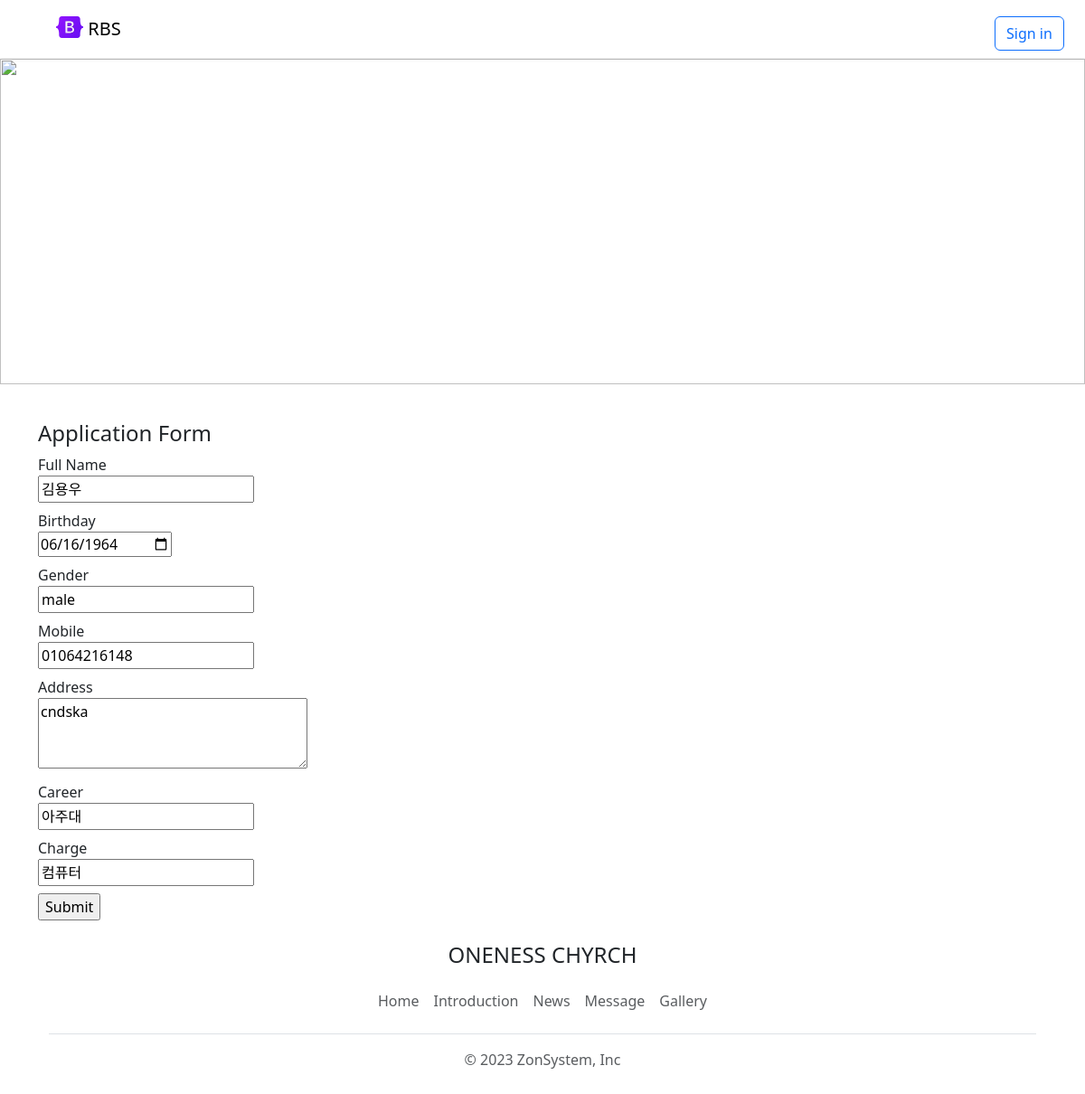
The app's page /update/김용우, older data.
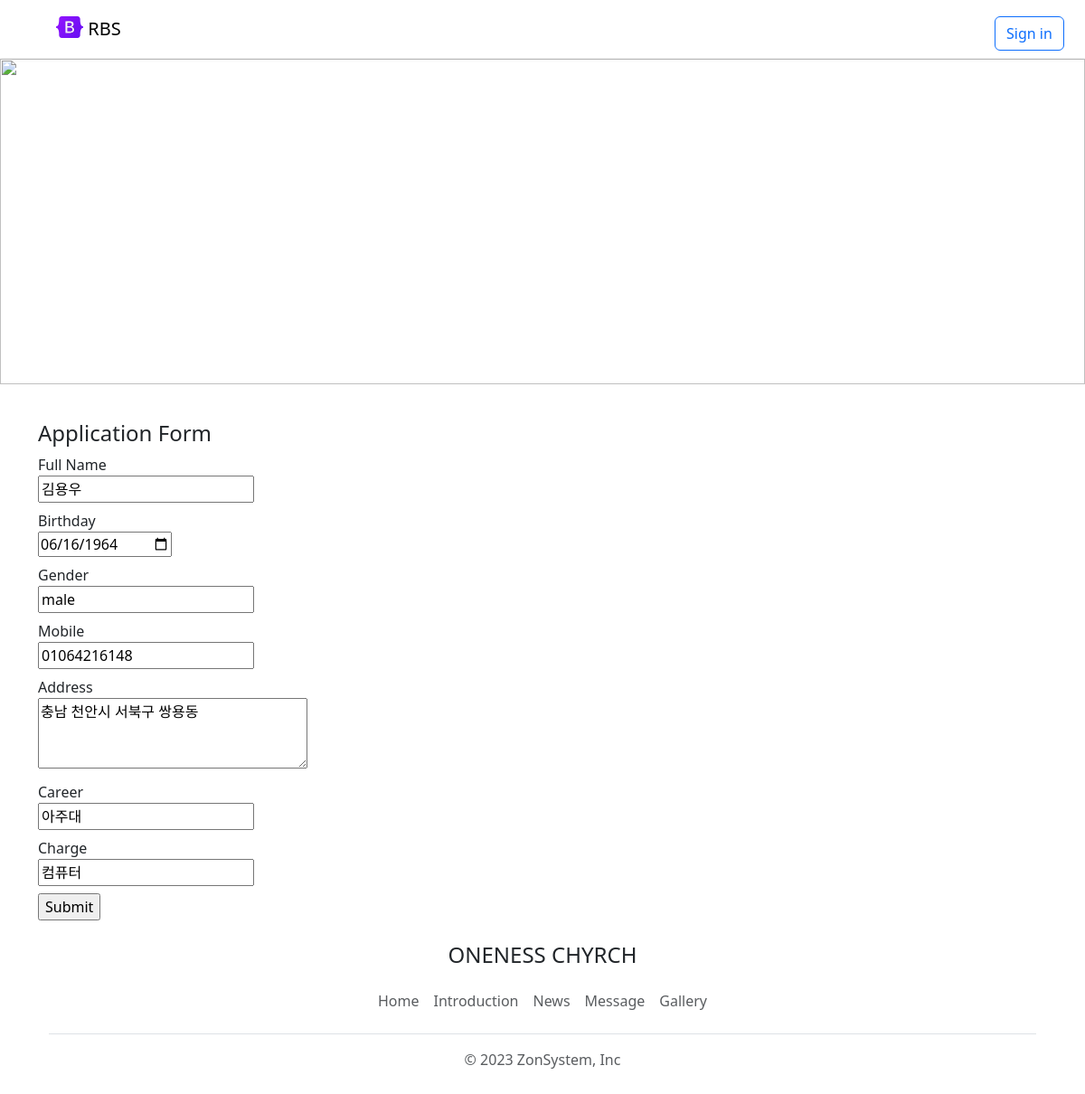
The same page, newer data.
### tables this page shows
CREATE TABLE "teacher" (
	"id"	INTEGER NOT NULL UNIQUE,
	"name"	TEXT NOT NULL,
	"gender"	TEXT,
	"birthday"	TEXT,
	"mobile"	TEXT NOT NULL,
	"address"	TEXT,
	"career"	TEXT,
	"charge"	TEXT,
	PRIMARY KEY("id" AUTOINCREMENT)
);

### app.py (the view)
@app.route('/update/<t_name>')
def update(t_name):
  teacher = db.select_teacher(t_name)
  teacher = list(teacher[0])
  return render_template('application_submitted.html',
                         application=teacher,
                         info='update')

### database.py (called while the page is built)
def select_teacher(t_name):
    result = c.execute(f'SELECT * FROM teacher WHERE name="{t_name}"')
    teacher_data = result.fetchall()
    return teacher_data

### templates/application_submitted.html (shortened to what this page needs)
<!DOCTYPE html>
<html lang="en">
<head>
  {% include 'bootstrap.html' %}
</head>
<body>
  {% include 'nav.html' %}
  {% include 'banner.html' %}
  <div class="container">
    <h4>Application Form</h4>
    <form action="/apply/{{info}}" method="POST">
      <div class="mb-2">
        <label for="">Full Name</label><br>
        <input type="text" required name="name" value="{{application[1]}}">
      </div>
      <div class="mb-2">
        <label for="">Birthday</label><br>
        <input type="date" name="birthday" value="{{application[3]}}">
      </div>
      <div class="mb-2">
        <label for="">Gender</label><br>
        <input type="text" name="gender" value="{{application[2]}}">
      </div>
      <div class="mb-2">
        <label for="">Mobile</label><br>
        <input type="number" required name="mobile" value="{{application[4]}}">
      </div>
      <div class="mb-2">
        <label for="">Address</label><br>
        <textarea cols="30" rows="3" name="address">{{application[5]}}</textarea>
      </div>
       <div class="mb-2">
        <label for="">Career</label><br>
        <input type="text" required name="career" value="{{application[6]}}">
      </div>
       <div class="mb-2">
        <label for="">Charge</label><br>
        <input type="text" required name="charge" value="{{application[7]}}">
      </div>
      <div>
        <input type="submit">
      </div>
    </form>
  {% include 'footer.html' %}
</body>
</html>

Row changes from the older to the newer data that the page shows:
changed teacher "김용우": address "cndska" → "충남 천안시 서북구 쌍용동"
